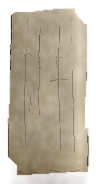
#> input picture assets/art/props/railway_kilometer_post.png, 96 x 184 px
$ python verify_v387_milestone.py
#> lines starting #> are read from the running program, lines starting #| are printed output that depends on the picture; after the words box and inside, x2 and y2 are one past the last pixel; in counts of white or black regions, pixels touching at a corner belong together
"""v3.87 自检：南满铁路里程标贴图资产 + 关卡代码替换。

不依赖 Godot 运行，纯离线核对：
  (1) 贴图 railway_kilometer_post.png：尺寸 96x184、RGBA、四角透明（无残留白块）、
      存在不透明石面与深色墨线像素（说明有真实笔触，不是空壳）。
  (2) N918Level.cs：旧程序化白块（DrawRect 里程碑循环）已删除；
      改用 DrawTextureRect 采样 railway_kilometer_post.png；存在 _kilometerTex 字段与兜底。

返回 0 = 全部 PASS；非 0 = 有 FAIL（同时打印明细）。
"""

from pathlib import Path

import numpy as np
from PIL import Image

ROOT = Path(__file__).resolve().parents[2]
TEX = ROOT / "assets/art/props/railway_kilometer_post.png"
CS = ROOT / "scripts/N918Level.cs"


def check(label, cond, detail=""):
    mark = "PASS" if cond else "FAIL"
    print(f"[{mark}] {label}" + (f" -- {detail}" if detail else ""))
    return cond


ok = True

# ---------------------------------------------------------------- (1) 贴图
if not TEX.exists():
    ok &= check("贴图存在", False, str(TEX))
else:
    im = Image.open(TEX).convert("RGBA")
#> im is the input picture: PIL image 96x184 RGBA; mean R, G, B, A 124.3, 113.8, 95.3, 174.4
    a = np.asarray(im, dtype=np.float32) / 255.0
    alpha = a[..., 3]
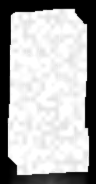
#> alpha: shape (184, 96) float32; min 0, max 1, mean 0.684
    rgb = a[..., :3]
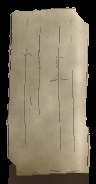
#> rgb: shape (184, 96, 3) float32; mean R, G, B 0.487, 0.446, 0.374
    ink = np.mean(rgb, axis=2)
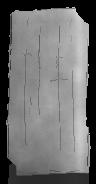
#> ink: shape (184, 96) float32; min 0, max 0.826, mean 0.436
    ok &= check("尺寸 96x184", im.size == (96, 184), str(im.size))
#> ok = True
    ok &= check("模式 RGBA", im.mode == "RGBA")
#| [PASS] 模式 RGBA

    corner = alpha[[0, 0, -1, -1], [0, -1, 0, -1]]
#> corner = [0, 0, 0, 0]
    ok &= check("四角透明（无残留白块）", float(corner.max()) < 0.05,
                f"max corner alpha={corner.max():.3f}")
#| [PASS] 四角透明（无残留白块） -- max corner alpha=0.000

    opaq = float((alpha > 0.5).mean())
#> opaq = 0.702
    ok &= check("存在不透明石面", 0.20 < opaq < 0.95, f"opaque ratio={opaq:.3f}")
#| [PASS] 存在不透明石面 -- opaque ratio=0.702

    # 墨线：不透明区域里明显偏暗的像素（细断续墨线为 1px 描边，占比本就低）
    dark = (alpha > 0.5) & (ink < 0.40)
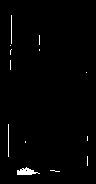
#> dark: shape (184, 96) bool; 1.3% white; 13 white regions (10 under 20 px), largest, box (x1, y1, x2, y2) and area: (17, 167, 40, 175) 106, (8, 124, 9, 157) 33, (11, 15, 12, 44) 29
    ok &= check("存在深色墨线笔触", float(dark.mean()) > 0.008,
                f"ink ratio={dark.mean():.3f}")
#| [PASS] 存在深色墨线笔触 -- ink ratio=0.013

    # 暖米灰而非冷白：不透明石面平均蓝通道低于红通道
    stone = rgb[alpha > 0.5]
    if len(stone):
        rmean, bmean = stone[..., 0].mean(), stone[..., 2].mean()
#> rmean = 0.651; bmean = 0.502
        ok &= check("暖米灰（R>B，非冷白）", rmean > bmean + 0.03,
                    f"R={rmean:.3f} B={bmean:.3f}")
#| [PASS] 暖米灰（R>B，非冷白） -- R=0.651 B=0.502

# ---------------------------------------------------------------- (2) 代码
#> (the run stopped early here; a loop or call above may not have finished)

$ run again, with assets/art/props/bootprint.png copied over assets/art/props/railway_kilometer_post.png
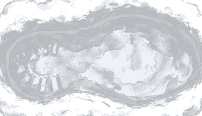
#> input picture assets/art/props/bootprint.png, 202 x 116 px
#> im is the input picture: PIL image 202x116 RGBA; mean R, G, B, A 143.6, 148.6, 154.5, 139.7
#> `alpha = a[..., 3]`:
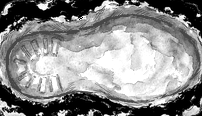
#> alpha: shape (116, 202) float32; min 0, max 1, mean 0.548
#> `rgb = a[..., :3]`:
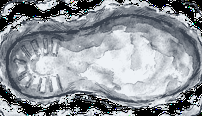
#> rgb: shape (116, 202, 3) float32; mean R, G, B 0.563, 0.583, 0.606
#> corner = [0, 0, 0, 0]
#> opaq = 0.6
#> dark: shape (116, 202) bool; every value is 0
#| [FAIL] 存在深色墨线笔触 -- ink ratio=0.000
#> rmean = 0.739; bmean = 0.783
#| [FAIL] 暖米灰（R>B，非冷白） -- R=0.739 B=0.783

$ run again, with assets/art/props/bridge.png copied over assets/art/props/railway_kilometer_post.png
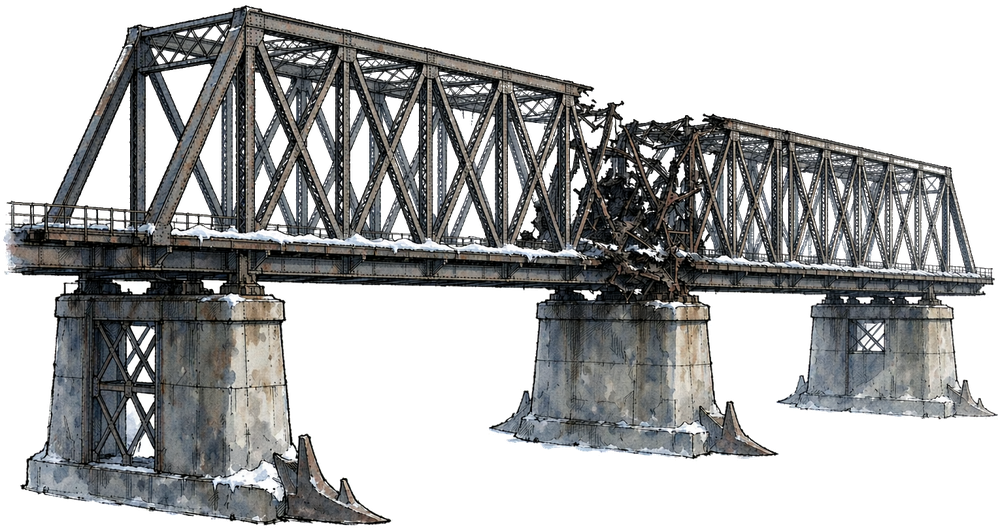
#> input picture assets/art/props/bridge.png, 1000 x 531 px, shrunk from 1530 x 812 before the run
#> im is the input picture: PIL image 1000x531 RGBA; mean R, G, B, A 51.1, 51.9, 51.9, 125.7
#> `rgb = a[..., :3]`:
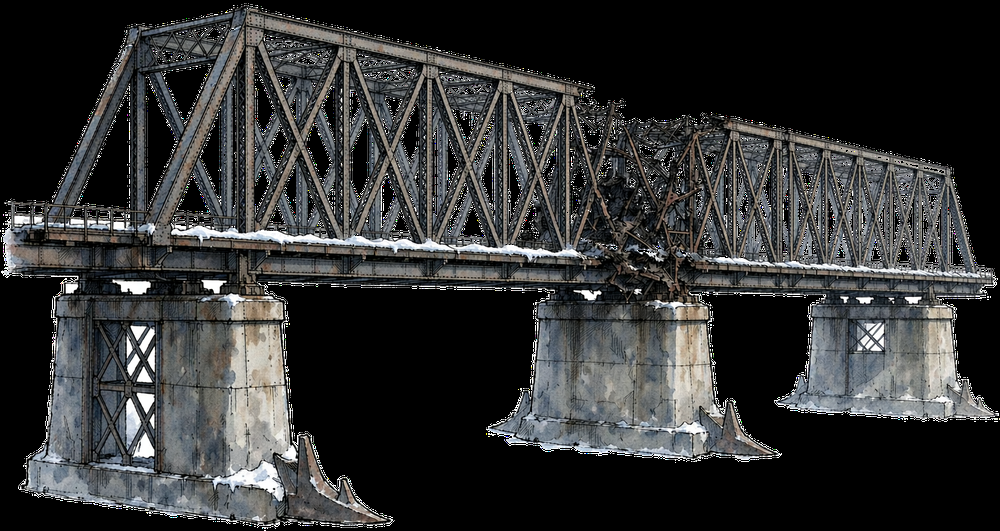
#> rgb: shape (531, 1000, 3) float32; mean R, G, B 0.2, 0.203, 0.204
#> corner = [0, 0, 0, 0]
#> opaq = 0.495
#> `dark = (alpha > 0.5) & (ink < 0.40)`:
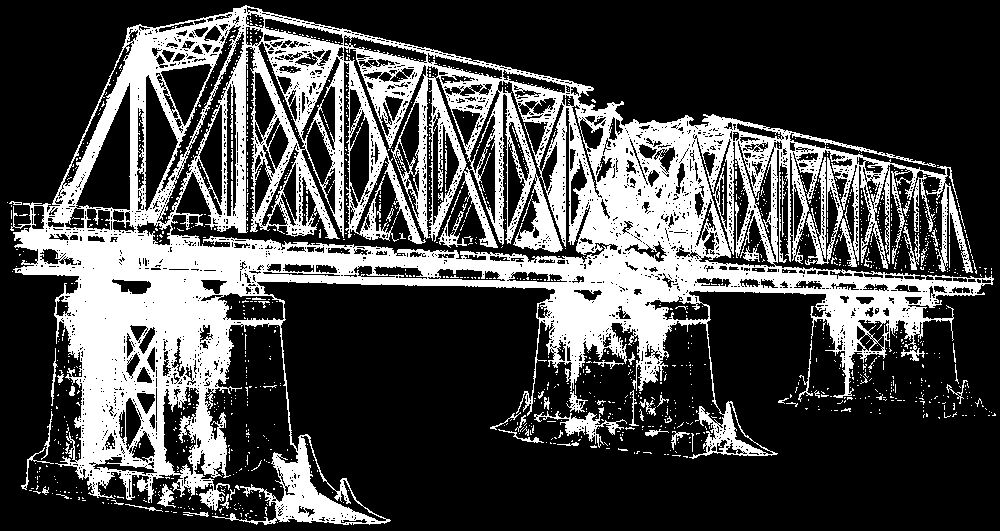
#> dark: shape (531, 1000) bool; 28.6% white; 1388 white regions (1320 under 20 px), largest, box (x1, y1, x2, y2) and area: (10, 5, 994, 525) 143293, (534, 411, 627, 448) 813, (913, 175, 935, 232) 344
#> rmean = 0.361; bmean = 0.367
#| [FAIL] 暖米灰（R>B，非冷白） -- R=0.361 B=0.367

$ run again, with assets/art/props/bridge_autumn.png copied over assets/art/props/railway_kilometer_post.png
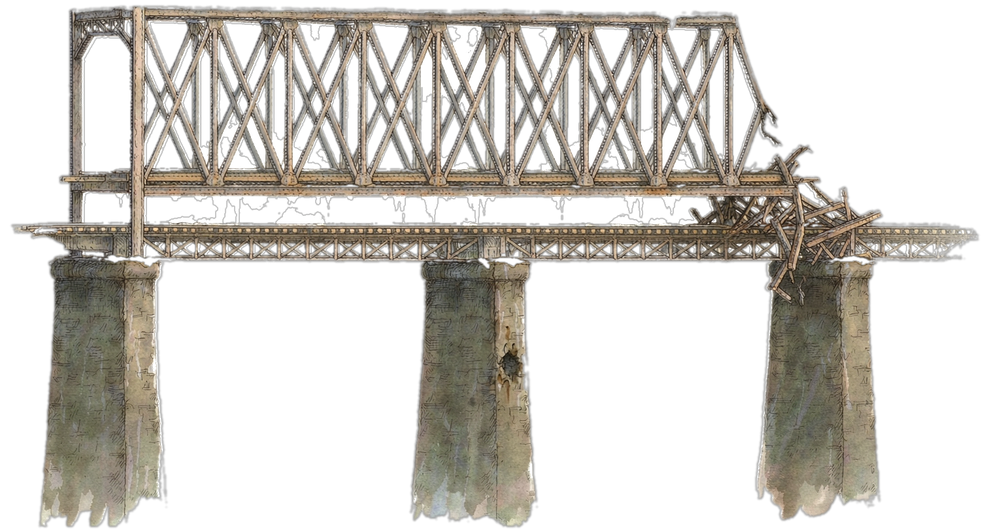
#> input picture assets/art/props/bridge_autumn.png, 1000 x 531 px, shrunk from 1530 x 812 before the run
#> im is the input picture: PIL image 1000x531 RGBA; mean R, G, B, A 56.3, 52.8, 47, 96.6
#> `ink = np.mean(rgb, axis=2)`:
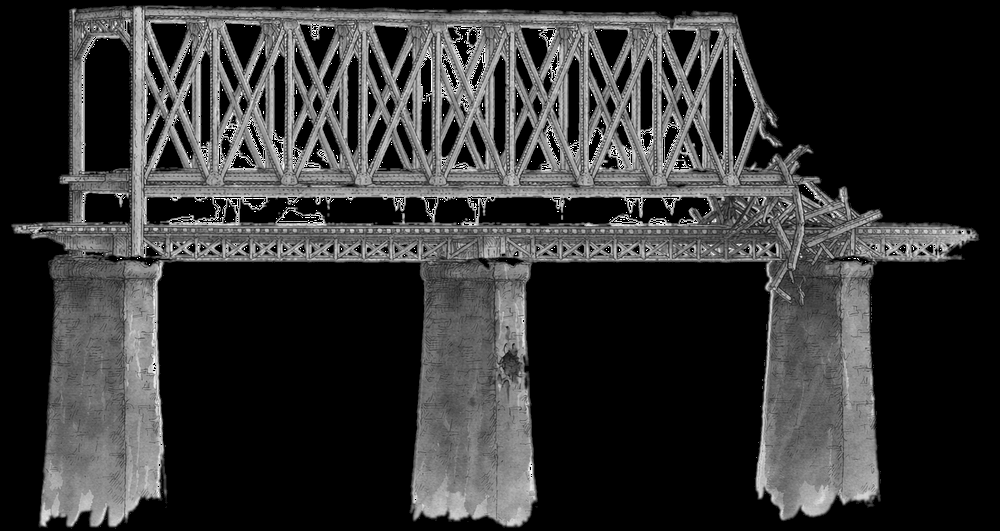
#> ink: shape (531, 1000) float32; min 0, max 1, mean 0.204
#> corner = [0, 0, 0, 0]
#> opaq = 0.378
#> `dark = (alpha > 0.5) & (ink < 0.40)`:
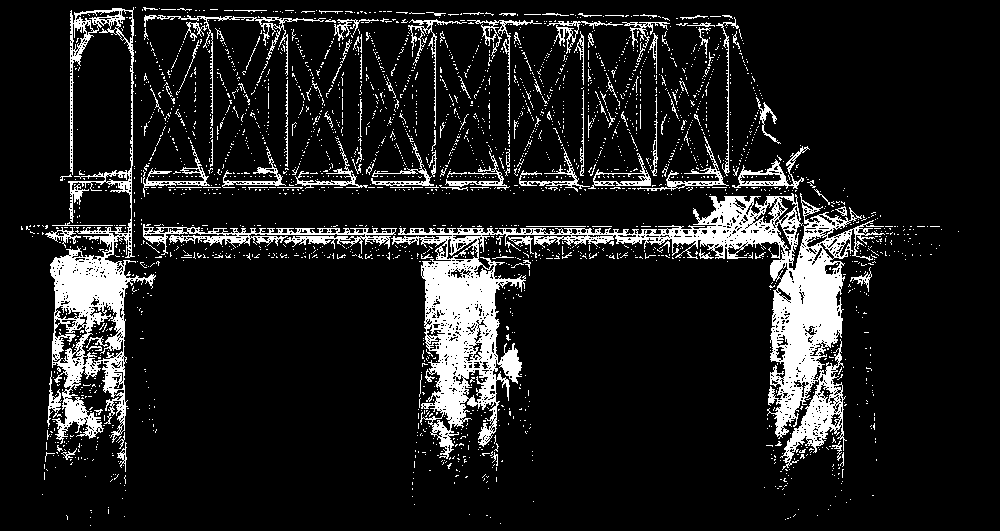
#> dark: shape (531, 1000) bool; 11.7% white; 2676 white regions (2547 under 20 px), largest, box (x1, y1, x2, y2) and area: (391, 193, 885, 470) 28927, (50, 7, 156, 444) 10830, (143, 224, 397, 255) 2381
#> rmean = 0.529; bmean = 0.435
#| [PASS] 暖米灰（R>B，非冷白） -- R=0.529 B=0.435
